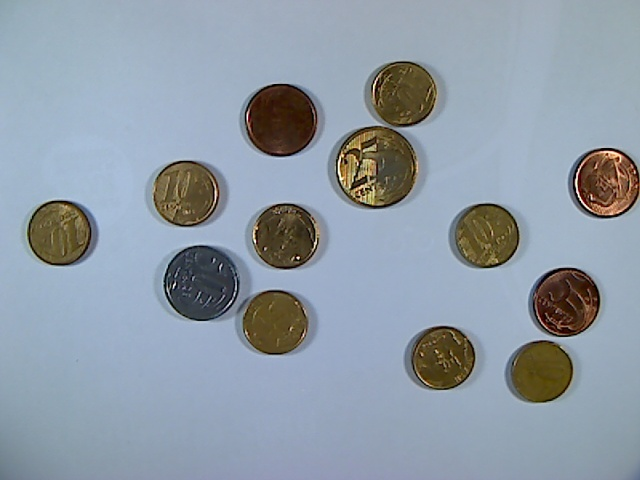
#> input picture book_page.jpg, 640 x 480 px, found by its file name
$ jupyter execute OpenCV.ipynb
#> lines starting #> are read from the running program, lines starting #| are printed output that depends on the picture; after the words box and inside, x2 and y2 are one past the last pixel; in counts of white or black regions, pixels touching at a corner belong together; long printed decimals are rounded
[cell 1]
# download some images

# to download an image from an url
import requests
image_url = 'https://raw.githubusercontent.com/joseruiz1989/public_datasets/main/images/coins_Br.jpg'
img_data = requests.get(image_url).content
with open('coins_Br.jpg', 'wb') as handler:
    handler.write(img_data)

image_url = 'https://raw.githubusercontent.com/joseruiz1989/public_datasets/main/images/book_page.jpg'
img_data = requests.get(image_url).content
with open('book_page.jpg', 'wb') as handler:
    handler.write(img_data)

[cell 2]
import cv2
import numpy as np
import matplotlib.pyplot as plt

coin_path = "coins_Br.jpg"

# To read image from disk, we use cv2.imread function
img = cv2.imread(coin_path, cv2.IMREAD_GRAYSCALE)
#> img: shape (480, 640); min 0, max 255, mean 152.6

plt.imshow(img, cmap='gray')

[cell 3]
img = cv2.imread(coin_path)
#> img is the input picture: shape (480, 640, 3); mean B, G, R 166.1, 154.7, 143.3

[cell 4]
# Isso acontece por conta dos formatos das placas de capatura utilizadas na epoca
plt.imshow(img)
plt.show()

[cell 5]
img = cv2.cvtColor(img, cv2.COLOR_BGR2RGB)

[cell 6]
plt.imshow(img)
plt.show()

[cell 7]
plt.imshow(img[100:400,100:300])
plt.show()

[cell 8]
plt.imshow(img[:,:, [2,1,0]])
plt.show()

[cell 9]
imgS = img - 10
plt.imshow(imgS[:,:,[2,1,0]])
plt.show()

# Image Resizing using OpenCV

[cell 10]
image = cv2.imread(coin_path)
# Loading the image

image_1_to_10 = cv2.resize(image, (0, 0), fx = 0.5, fy = 0.5)
bigger = cv2.resize(image, (2000, 2000))
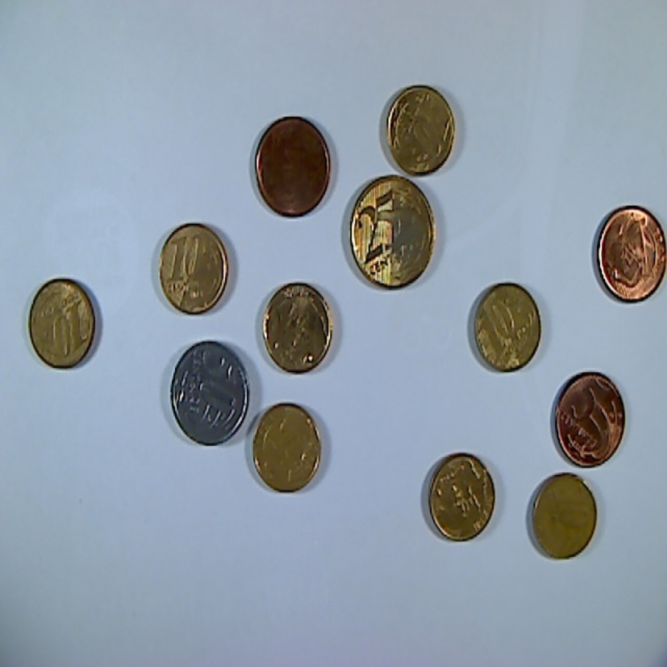
#> bigger: shape (2000, 2000, 3) (shown at 1/3 size); mean B, G, R 166, 154.6, 143.2

stretch_near = cv2.resize(image, (780, 540),
               interpolation = cv2.INTER_LINEAR)
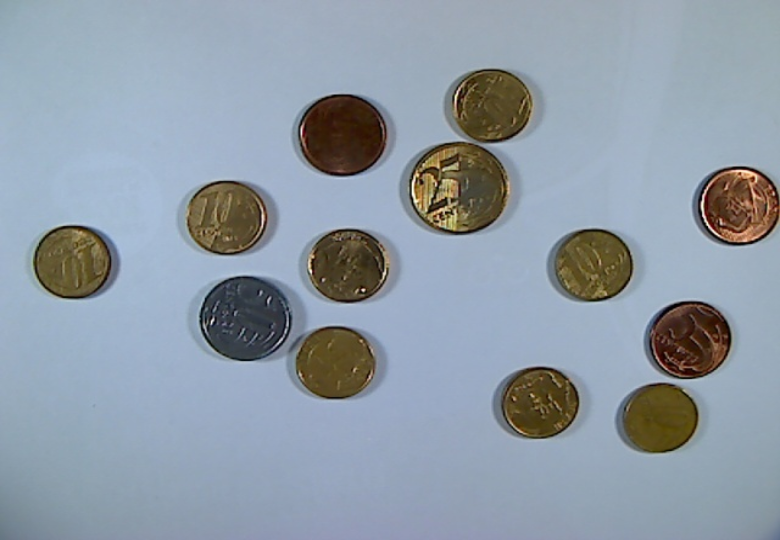
#> stretch_near: shape (540, 780, 3); mean B, G, R 166.1, 154.6, 143.2

Titles =["Original", "1/10", "Bigger", "Interpolation Nearest"]
images =[image, image_1_to_10, bigger, stretch_near]
count = 4

plt.figure(figsize=(12, 6))
plt.subplots_adjust(wspace=0.3)
for i in range(count):
    plt.subplot(1, 4, i + 1)
    plt.title(Titles[i])
    plt.imshow(images[i], cmap='gray', vmin=0, vmax=255)

plt.show()
#> figure, not shown here; B, G, R data is drawn as R, G, B

# Thresholding techniques using OpenCV

[cell 11]
# organizing imports
import cv2
import numpy as np
import matplotlib.pyplot as plt

# path to input image is specified and
# image is loaded with imread command
image = cv2.imread('coins_Br.jpg')
# Convert from BGR to RGB
image = cv2.cvtColor(image, cv2.COLOR_BGR2RGB)

# cv2.cvtColor is applied over the
# image input with applied parameters
# to convert the image in grayscale
img = cv2.cvtColor(image, cv2.COLOR_BGR2GRAY)
#> img: shape (480, 640)

# applying different thresholding
# techniques on the input image
# all pixels value above 120 will
# be set to 255
_, thresh1 = cv2.threshold(img, 120, 255, cv2.THRESH_BINARY)
#> thresh1: shape (480, 640); 84.4% white; 42 black regions (30 under 20 px), largest, box (x1, y1, x2, y2) and area: (336, 61, 437, 209) 7804, (163, 245, 240, 321) 4378, (244, 84, 318, 157) 4270
_, thresh2 = cv2.threshold(img, 120, 255, cv2.THRESH_BINARY_INV)
_, thresh3 = cv2.threshold(img, 120, 255, cv2.THRESH_TRUNC)
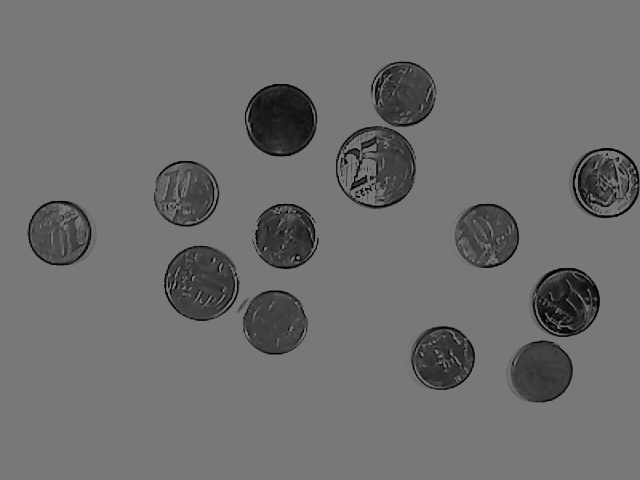
#> thresh3: shape (480, 640); min 0, max 120, mean 110.9
_, thresh4 = cv2.threshold(img, 120, 255, cv2.THRESH_TOZERO)
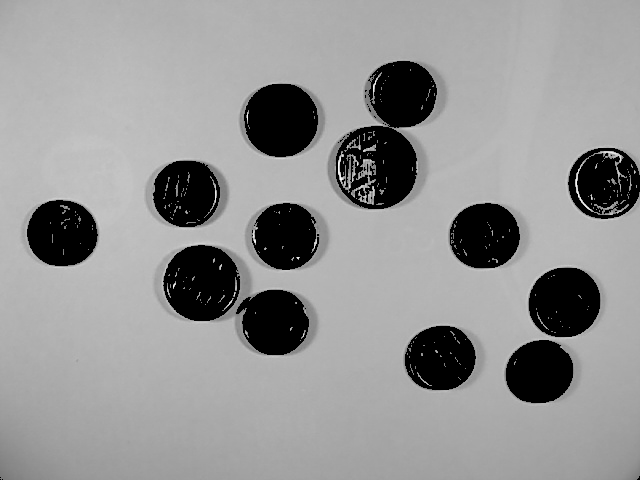
#> thresh4: shape (480, 640); min 0, max 251, mean 147.2
_, thresh5 = cv2.threshold(img, 120, 255, cv2.THRESH_TOZERO_INV)
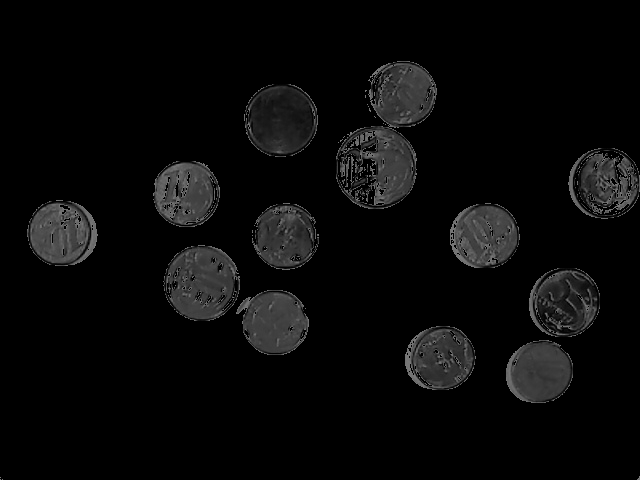
#> thresh5: shape (480, 640); min 0, max 120, mean 9.6


Titles =["Original", 'Binary Threshold', 'Binary Threshold Inverted', 'Truncated Threshold', 'Set to 0', 'Set to 0 Inverted']
images =[image, thresh1, thresh2, thresh3, thresh4, thresh5]

plt.figure(figsize=(12, 6))
plt.subplots_adjust(wspace=0.3)

plt.subplot(2, 3, 1)
plt.title(Titles[0])
plt.imshow(images[0])

for i in range(5):
    plt.subplot(2, 3, i + 2)
    plt.title(Titles[i+1])
    plt.imshow(images[i+1], cmap='gray')

plt.show()

[cell 12]
img = cv2.imread('coins_Br.jpg', 0)
plt.hist(img.ravel(), bins=255)
plt.show()
#> figure, not shown here; tallest bar 16557 high, from x = 172 to 173

# Otsu Thresholding

[cell 13]
# organizing imports
import cv2
import numpy as np

# path to input image is specified and image is loaded with imread command
image2 = cv2.imread('coins_Br.jpg')
# Convert from BGR to RGB
image = cv2.cvtColor(image2, cv2.COLOR_BGR2RGB)

# cv2.cvtColor is applied over the image input with applied parameters to convert the image in grayscale
img = cv2.cvtColor(image2, cv2.COLOR_BGR2GRAY)

# applying Otsu thresholding as an extra flag in binary thresholding
ret, thresh1 = cv2.threshold(img, 0, 255, cv2.THRESH_BINARY + cv2.THRESH_OTSU)
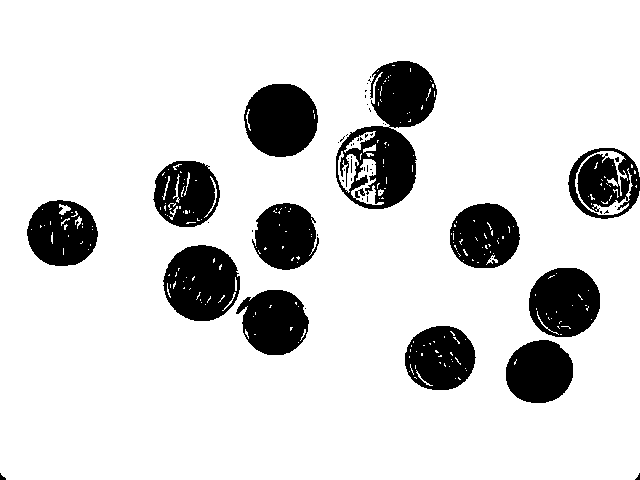
#> thresh1: shape (480, 640); 84.8% white; 55 black regions (42 under 20 px), largest, box (x1, y1, x2, y2) and area: (336, 61, 437, 209) 7306, (163, 245, 240, 321) 4387, (244, 84, 318, 157) 4248
#> ret = 117

# image [y,x,c]

plt.figure(figsize=(20,6))
plt.subplot(1, 3, 1)
plt.title("Original")
plt.imshow(image2[::-1,:,::-1])

plt.subplot(1,3,2), plt.hist(img.ravel(), 256)
plt.title('Histogram')
plt.axvline(x=ret, color='r', linestyle='dashed', linewidth=2)

plt.subplot(1, 3, 3)
plt.title("Otsu Threshold")
plt.imshow(thresh1, cmap='gray')

plt.show()
#> figure, not shown here; panel 2: tallest bar 16557 high, from x = 171.3 to 172.3

[cell 14]
ret
#> Out = 117

[cell 15]
img2 = cv2.imread('coins_Br.jpg',0)

ret, imgf = cv2.threshold(img2, 0, 255, cv2.THRESH_BINARY+cv2.THRESH_OTSU)

plt.figure(figsize=(20,6))
plt.subplot(1,3,1), plt.imshow(img2,cmap = 'gray')
plt.title('Original Leaf Image' ), plt.xticks([]), plt.yticks([])
plt.subplot(1,3,2), plt.hist(img2.ravel(), 256)
plt.axvline(x=ret, color='r', linestyle='dashed', linewidth=2)
plt.title('Histogram'), plt.xticks([]), plt.yticks([])
plt.subplot(1,3,3), plt.imshow(imgf,cmap = 'gray')
plt.title('Otsu thresholding'), plt.xticks([]), plt.yticks([])
plt.show()
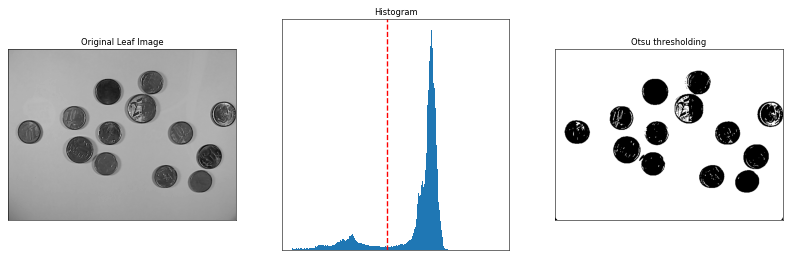
#> figure drawn by matplotlib, 3 panels

# Otsu Equation

[cell 16]
# Set total number of bins in the histogram
bins_num = 255
thresholds = np.arange(1, bins_num)
sig_c = np.ones_like(thresholds) * np.inf

# Vectorizes image
img_v = img.ravel()

N = len(img_v)
#> N = 307200

for i, t in enumerate(thresholds):

  bg = img_v[img_v<=t]
  fg = img_v[img_v>t]

  wb = len(bg)
  wf = len(fg)

  sig_b = np.std(bg)
  sig_f = np.std(fg)

  sig_c[i] = wb*sig_b + wf*sig_f
#> this loop made 254 passes
#> (wb, wf, sig_b, sig_f) on passes 1 to 3: (119, 307081, 0.235, 38.89), (248, 306952, 0.554, 38.77), (357, 306843, 0.834, 38.67)

plt.figure(figsize=(10,6))
plt.plot(thresholds, sig_c+1)
plt.title('Thresholds vs  within-cluster variance')
plt.show()
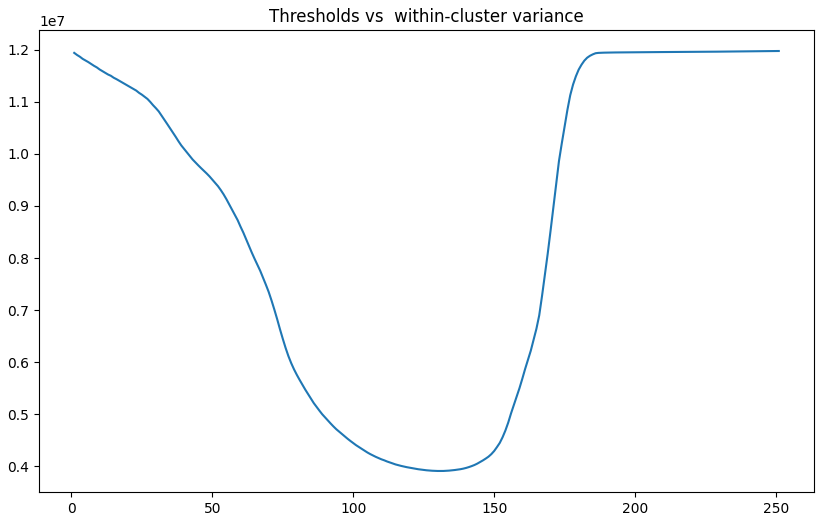
#> figure drawn by matplotlib, 1 panel

# Minimizes within-cluster variance function val
index_of_min_val = np.argmin(sig_c)
#> index_of_min_val = 251

threshold = thresholds[index_of_min_val]
#> threshold = 252
print("Otsu's algorithm implementation thresholding result: ", threshold)
#| Otsu's algorithm implementation thresholding result:  252

plt.figure(figsize=(20,6))
plt.subplot(1,3,1), plt.imshow(img2,cmap = 'gray')
plt.title('Original Leaf Image' ), plt.xticks([]), plt.yticks([])
plt.subplot(1,3,2), plt.hist(img2.ravel(), 256)
plt.axvline(x=threshold, color='r', linestyle='dashed', linewidth=2)
plt.title('Histogram'), plt.xticks([]), plt.yticks([])
plt.subplot(1,3,3), plt.imshow(imgf,cmap = 'gray')
plt.title('Otsu thresholding'), plt.xticks([]), plt.yticks([])
plt.show()

[cell 17]
# Set total number of bins in the histogram
bins_num = 256

# Get the image histogram
hist, bin_edges = np.histogram(image, bins=bins_num)
#> hist = 256 values, max 23053 at index 158, min 4 at index 249, mean 3600; bin_edges = 257 values from 0 to 255

# # Get normalized histogram if it is required
# if is_normalized:
#     hist = np.divide(hist.ravel(), hist.max())

# Calculate centers of bins
bin_mids = (bin_edges[:-1] + bin_edges[1:]) / 2.
#> bin_mids = 256 values from 0.498 to 254.5

# Iterate over all thresholds (indices) and get the probabilities w1(t), w2(t)
weight1 = np.cumsum(hist)
#> weight1 = 256 values from 2448 to 921600
weight2 = np.cumsum(hist[::-1])[::-1]
#> weight2 = 256 values, max 921600 at index 0, min 102 at index 255, mean 560543

# Get the class means mu0(t)
mean1 = np.cumsum(hist * bin_mids) / weight1
#> mean1 = 256 values from 0.498 to 154.6
# Get the class means mu1(t)
mean2 = (np.cumsum((hist * bin_mids)[::-1]) / weight2[::-1])[::-1]
#> mean2 = 256 values from 154.6 to 254.5

inter_class_variance = weight1[:-1] * weight2[1:] * (mean1[:-1] - mean2[1:]) ** 2
#> inter_class_variance = 255 values, max 1.31e+15 at index 116, min 9.38e+11 at index 254, mean 6.48e+14

# Maximize the inter_class_variance function val
index_of_max_val = np.argmax(inter_class_variance)
#> index_of_max_val = 116

threshold = bin_mids[:-1][index_of_max_val]
#> threshold = 116
print("Otsu's algorithm implementation thresholding result: ", threshold)
#| Otsu's algorithm implementation thresholding result:  116.045

plt.figure(figsize=(20,6))
plt.subplot(1,3,1), plt.imshow(img2,cmap = 'gray')
plt.title('Original Leaf Image' ), plt.xticks([]), plt.yticks([])
plt.subplot(1,3,2), plt.hist(img2.ravel(), 256)
plt.axvline(x=threshold, color='r', linestyle='dashed', linewidth=2)
plt.title('Histogram'), plt.xticks([]), plt.yticks([])
plt.subplot(1,3,3), plt.imshow(imgf,cmap = 'gray')
plt.title('Otsu thresholding'), plt.xticks([]), plt.yticks([])
plt.show()

# Adaptive Thresholding

[cell 18]
# organizing imports
import cv2
import numpy as np
import matplotlib.pyplot as plt

# path to input image is specified and image is loaded with imread command
image = cv2.imread('book_page.jpg')
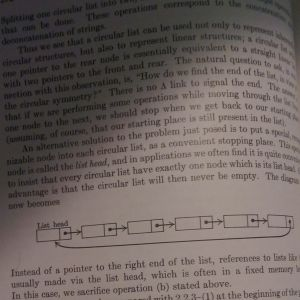
#> image: shape (300, 300, 3); mean B, G, R 94.5, 97.8, 107.5

# cv2.cvtColor is applied over the image input with applied parameters to convert the image in grayscale
img = cv2.cvtColor(image, cv2.COLOR_BGR2GRAY)
#> img: shape (300, 300)

# applying different thresholding techniques on the input image
thresh1 = cv2.adaptiveThreshold(img, 255, cv2.ADAPTIVE_THRESH_MEAN_C,
                                          cv2.THRESH_BINARY, 199, 5)
#> thresh1: shape (300, 300); 63.3% white; 648 black regions (513 under 20 px), largest, box (x1, y1, x2, y2) and area: (0, 0, 230, 243) 19422, (36, 214, 295, 249) 1536, (245, 0, 300, 66) 1004

thresh2 = cv2.adaptiveThreshold(img, 255, cv2.ADAPTIVE_THRESH_GAUSSIAN_C,
                                          cv2.THRESH_BINARY, 199, 5)
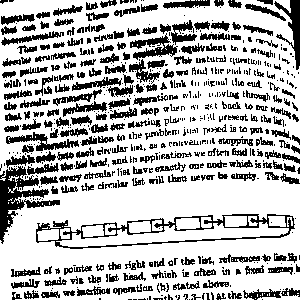
#> thresh2: shape (300, 300); 72.8% white; 609 black regions (344 under 20 px), largest, box (x1, y1, x2, y2) and area: (36, 214, 295, 249) 1744, (0, 166, 60, 244) 1517, (274, 0, 300, 70) 631

Titles =["Original", 'Adaptive Mean', 'Adaptive Gaussian']
images =[image, thresh1, thresh2]

plt.figure(figsize=(12, 6))
plt.subplots_adjust(wspace=0.3)

plt.subplot(1, 3, 1)
plt.title(Titles[0])
plt.imshow(images[0])

for i in range(2):
    plt.subplot(1, 3, i + 2)
    plt.title(Titles[i+1])
    plt.imshow(images[i+1], cmap='gray')

plt.show()
#> figure, not shown here; B, G, R data is drawn as R, G, B
